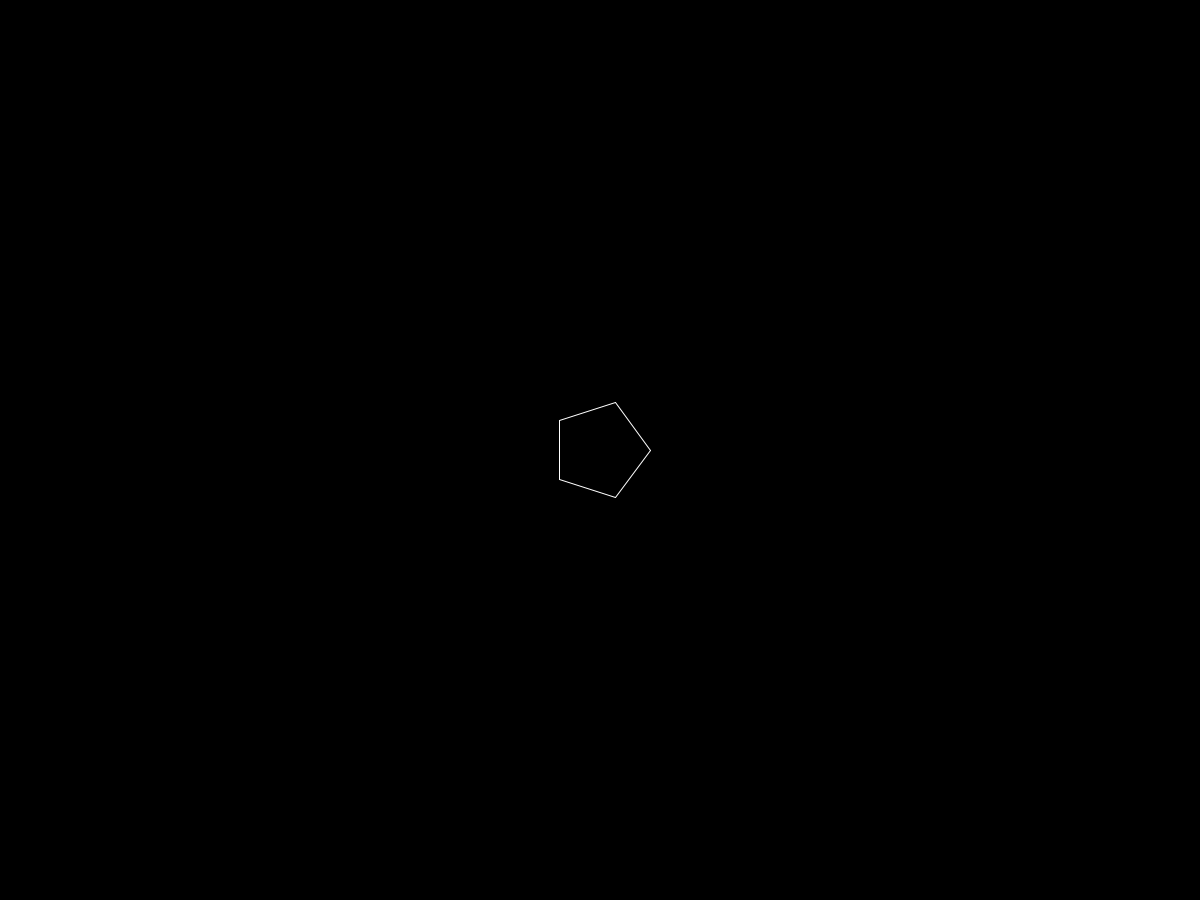
Frame 1 (no input)
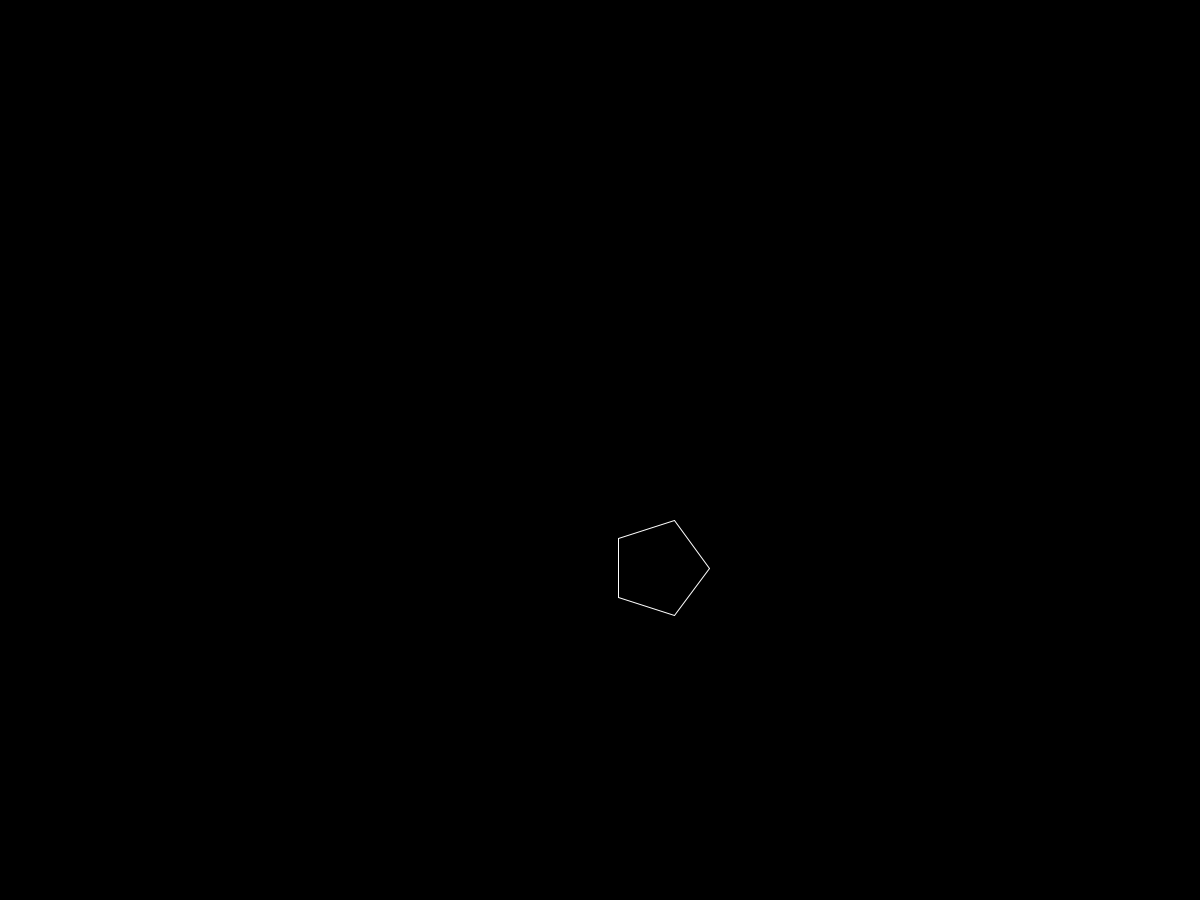
Frame 60 (the mouse pressed at the canvas centre just before this capture)
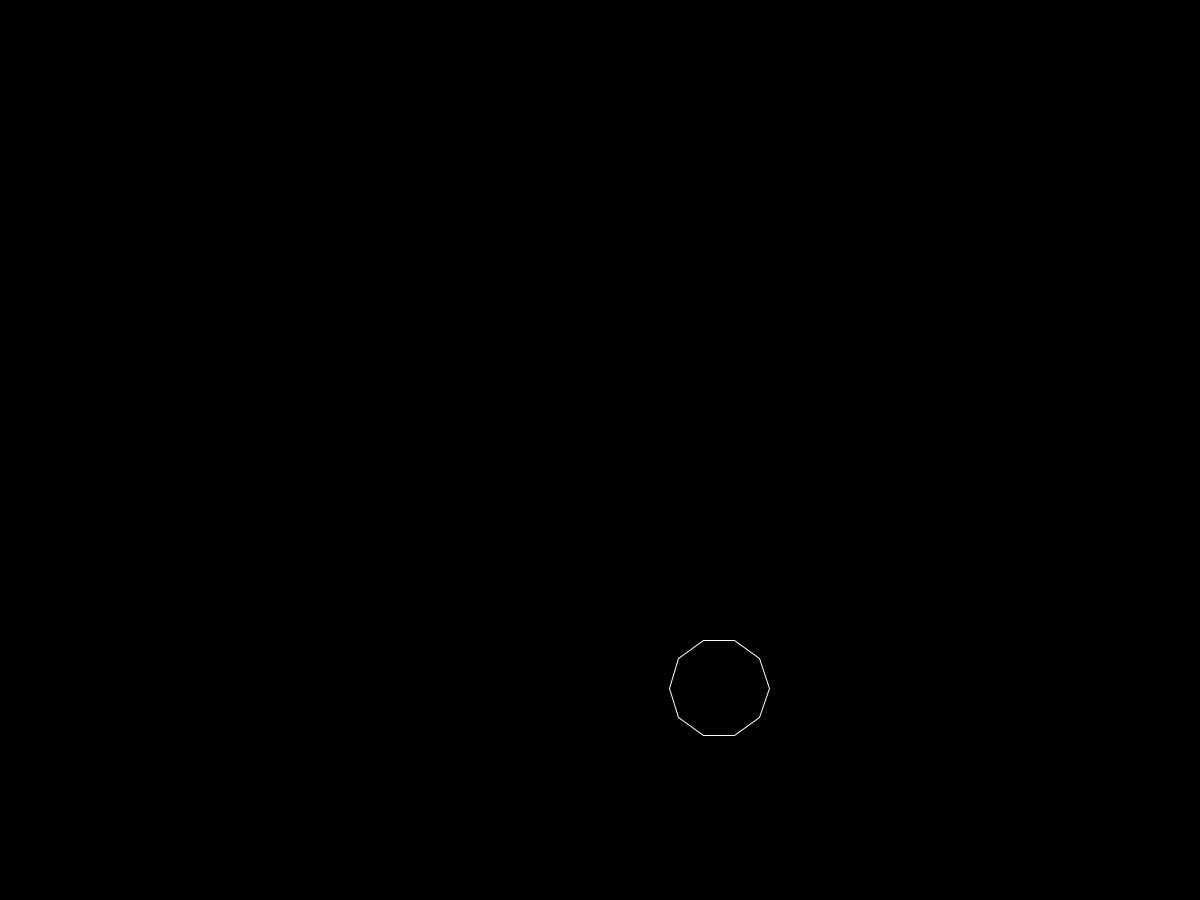
Frame 120 (the mouse held since frame 60 and released just before this capture)

The Processing sketch that drew these frames (run headless with seeded random() and noise(); from frame 60 on, the mouse is pressed at the canvas centre):

// Processing sketch: bouncing_pentagon
// ── bouncing_pentagon.pde
float bx, by, dx, dy;
int balldiam = 100;
int nsides = 5;

void setup() {
  size(1200, 900);
  bx = width/2;
  by = height/2;
  dx = 1;
  dy = 2;
  stroke(255);
}

void draw() {
  background(0);
  polygon(bx, by, balldiam, nsides);
  bx = bx + dx;
  if (bx >= width || bx <= 0) {
    dx = -dx;
  }
  by = by + dy;
  if (by >= height || by <= 0) {
    dy = -dy;
  }
}

void polygon(float x, float y, float w, int n) {
  float angle = TWO_PI/n;
  float rad = w/2;
  for (int i = 0; i < n; i++) {
    float pangle1 = angle * i;
    float pangle2 = angle * (i + 1);
    float xp1 = x + rad * cos(pangle1);
    float yp1 = y + rad * sin(pangle1);
    float xp2 = x + rad * cos(pangle2);
    float yp2 = y + rad * sin(pangle2);
    line(xp1, yp1, xp2, yp2);
  }
}

void mousePressed() {
  nsides = 3 + int(random(12));
}
